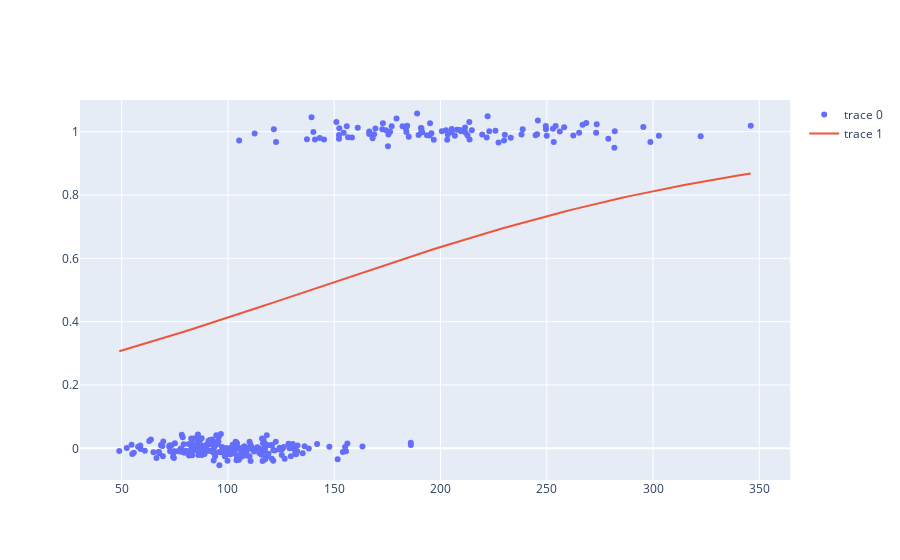

The cell this chart's notebook holds for it:
### Code cell
import plotly.graph_objects as go
import numpy as np
fig = go.Figure()
fig.add_trace(
    go.Scatter(x=df["weight"], y=df["obese"]*1+np.random.normal(scale=0.02, size=len(df)), mode='markers')
)
fig.add_trace(
    go.Scatter(x=x.squeeze().detach().numpy(), y=y.squeeze().detach().numpy())
)
fig.update_layout(
    yaxis_range=[-0.1,1.1],
)
fig
